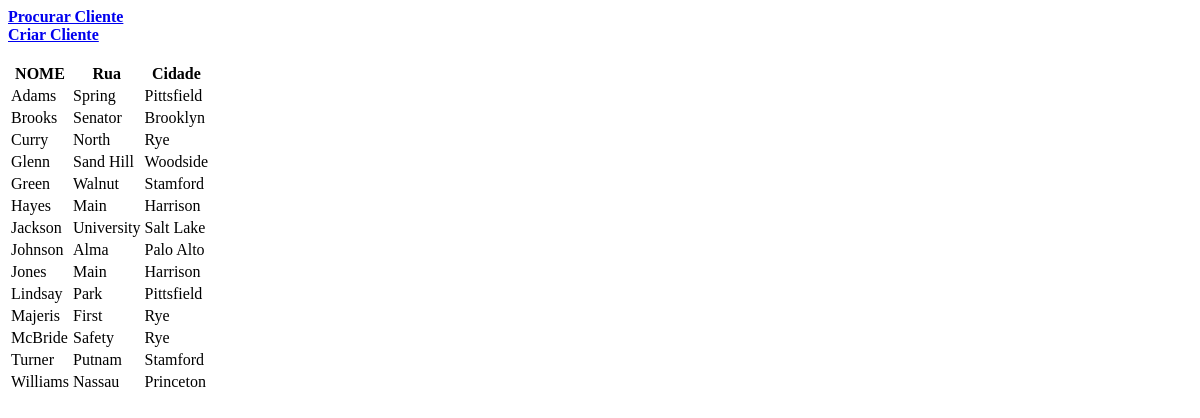
Screenshot of /listados.php with the database file from the repository.
### tables this page shows
create table customer (customer_name varchar(50) not null unique,customer_street varchar(50) not null, customer_city varchar(50) not null,primary key(customer_name));

### listados.php (the view, shortened to what this page needs)
<!DOCTYPE html>
<html lang="">
<head>
    <link href="style.css" rel="stylesheet" type="text/css" media="all">
</head>
<body>
	<a href="listar.php"><b>Procurar Cliente</b></a>
	<br/>
	<a href="index.php"><b>Criar Cliente</b></a>
	<br/>
	<br/>
    <table>
        <thead>
        <th>NOME</th>
        <th>Rua</th>
        <th>Cidade</th>
        </thead>
        <tbody>
                <?php
        include("config.php");
        $identificador = $_POST['identificador'];
        $query2="SELECT * FROM customer WHERE customer_name like '%$identificador%'";
        $result=mysqli_query($conexao,$query2);
        if(isset($result)){
            if(mysqli_num_rows($result)>=1){
                while($row = mysqli_fetch_assoc($result)) {
                    echo "<tr><td>".$row["customer_name"]."</td><td>".$row["customer_street"]."</td><td>".$row["customer_city"]."</td>
                        </tr>";
                }
            }else{
                if(isset($_SESSION['msg'])){
                    echo $_SESSION['msg'];
                    unset($_SESSION['msg']);
                }
            }
        }
        ?>
        </tbody>
    </table>
</body>

### style.css (style rules this page uses)
body { font-family: Georgia, 'Times New Roman', Times, serif; }

### rows the page displays
customer: customer_name "Adams", customer_street "Spring", customer_city "Pittsfield"
customer: customer_name "Brooks", customer_street "Senator", customer_city "Brooklyn"
customer: customer_name "Curry", customer_street "North", customer_city "Rye"
customer: customer_name "Glenn", customer_street "Sand Hill", customer_city "Woodside"
customer: customer_name "Green", customer_street "Walnut", customer_city "Stamford"
customer: customer_name "Hayes", customer_street "Main", customer_city "Harrison"
customer: customer_name "Jackson", customer_street "University", customer_city "Salt Lake"
customer: customer_name "Johnson", customer_street "Alma", customer_city "Palo Alto"
customer: customer_name "Jones", customer_street "Main", customer_city "Harrison"
customer: customer_name "Lindsay", customer_street "Park", customer_city "Pittsfield"
customer: customer_name "Majeris", customer_street "First", customer_city "Rye"
customer: customer_name "McBride", customer_street "Safety", customer_city "Rye"
customer: customer_name "Turner", customer_street "Putnam", customer_city "Stamford"
customer: customer_name "Williams", customer_street "Nassau", customer_city "Princeton"
